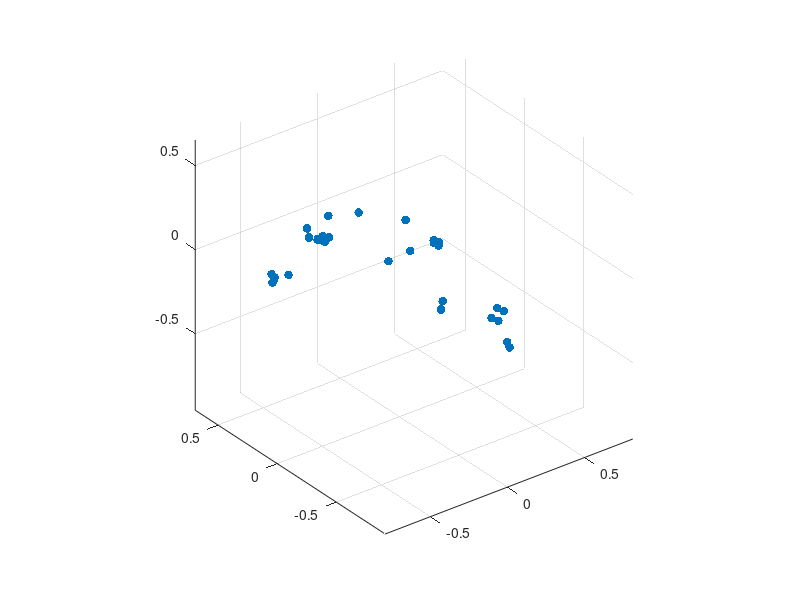

This figure's MATLAB source:
a = [[0.005405114963650703, -0.6565371751785278, -0.1181100532412529];
[0.012633450329303741, -0.6933578252792358, -0.10183626413345337];
[0.012954765930771828, -0.6935158967971802, -0.10138823091983795];
[0.012692376971244812, -0.6941030621528625, -0.10127247124910355];
[-0.01878492720425129, -0.6882308721542358, -0.10132720321416855];
[-0.018575631082057953, -0.6894185543060303, -0.10185480117797852];
[-0.018865268677473068, -0.6904478669166565, -0.10119234025478363];
[0.061423011124134064, -0.6780129671096802, 0.009084709919989109];
[-0.08254823088645935, -0.6659315228462219, -0.0076512061059474945];
[0.026110367849469185, -0.6311733722686768, -0.07844534516334534];
[-0.01519872061908245, -0.6257829070091248, -0.0825040191411972];
[0.15367496013641357, -0.4828774034976959, 0.05700196698307991];
[-0.1539396047592163, -0.4960969388484955, 0.04513099789619446];
[0.1801896095275879, -0.2867940366268158, -0.05270351842045784];
[-0.1980198323726654, -0.24006354808807373, 0.06474225968122482];
[0.16347633302211761, -0.40434280037879944, -0.24603815376758575];
[-0.20110993087291718, -0.0178336463868618, -0.0007268462795764208];
[0.14531642198562622, -0.41269800066947937, -0.2857394516468048];
[-0.20036809146404266, 0.06760849058628082, -0.0059210616163909435];
[0.14575520157814026, -0.44187286496162415, -0.28506579995155334];
[-0.18750692903995514, 0.07331662625074387, -0.03982870653271675];
[0.157986119389534, -0.4195229411125183, -0.24949075281620026];
[-0.18744221329689026, 0.0020234850235283375, -0.013073490001261234];
[0.10793159902095795, 0.0006096626166254282, 0.008790523745119572];
[-0.10851960629224777, -0.0011125588789582253, -0.007870239205658436];
[0.10642068088054657, 0.41066280007362366, -0.0023344361688941717];
[-0.08880524337291718, 0.38762080669403076, 0.008158110082149506];
[0.1299571394920349, 0.7480248212814331, 0.13621269166469574];
[-0.07349086552858353, 0.7399576902389526, 0.1413465440273285];
[0.13693124055862427, 0.7915037870407104, 0.14193063974380493];
[-0.07498814910650253, 0.7851973176002502, 0.14631031453609467];
[0.16950303316116333, 0.8419463634490967, 0.023237785324454308];
[-0.11283198744058609, 0.8359782099723816, 0.027223022654652596];
];

b = [[0.49018964171409607, 0.3260378837585449, -0.7140575647354126];
[0.514420211315155, 0.24110113084316254, -0.6882784366607666];
[0.5322332382202148, 0.24068428575992584, -0.6880480647087097];
[0.5481083989143372, 0.2407606840133667, -0.6881806254386902];
[0.4627453088760376, 0.2395324409008026, -0.6809899806976318];
[0.44563210010528564, 0.23712079226970673, -0.6804661154747009];
[0.4312863349914551, 0.23580780625343323, -0.6804153323173523];
[0.5763418674468994, 0.25625893473625183, -0.43496617674827576];
[0.4079214036464691, 0.25645676255226135, -0.3853771984577179];
[0.5233506560325623, 0.40892261266708374, -0.6139442920684814];
[0.45758432149887085, 0.40941429138183594, -0.5995973348617554];
[0.6928777098655701, 0.5993508696556091, -0.2573014497756958];
[0.30601292848587036, 0.6214977502822876, -0.27692320942878723];
[0.8462845087051392, 0.9526861310005188, -0.2078288346529007];
[0.23845835030078888, 0.9988351464271545, -0.25560635328292847];
[0.9492524862289429, 1.4099328517913818, -0.3800913989543915];
[0.1897180825471878, 1.5030487775802612, -0.6291137337684631];
[0.9951667785644531, 1.5061053037643433, -0.4551526606082916];
[0.15464100241661072, 1.6351932287216187, -0.7295419573783875];
[0.9562723636627197, 1.507582664489746, -0.5192745327949524];
[0.19669963419437408, 1.6261597871780396, -0.8167199492454529];
[0.9255943298339844, 1.4831233024597168, -0.42034777998924255];
[0.22204828262329102, 1.5819029808044434, -0.6837718486785889];
[0.6283674240112305, 1.5135313272476196, -0.04134731367230415];
[0.3751438558101654, 1.516412377357483, 0.04553819075226784];
[0.6233614683151245, 2.256624698638916, 0.04282989725470543];
[0.3875463306903839, 2.262908935546875, 0.11399536579847336];
[0.6255064606666565, 2.9106688499450684, 0.5700775384902954];
[0.3974098563194275, 2.9193198680877686, 0.4556416869163513];
[0.6348187327384949, 3.0064804553985596, 0.5988978147506714];
[0.3968707025051117, 3.018446207046509, 0.47805529832839966];
[0.5855211615562439, 3.1234278678894043, 0.16840846836566925];
[0.42905136942863464, 3.134364128112793, -0.014624321833252907];
];

c = [[-0.021178102120757103, -0.5993404388427734, -0.18105928599834442];
[-0.010755164548754692, -0.6341207027435303, -0.16822460293769836];
[-0.011413397267460823, -0.634146511554718, -0.16979527473449707];
[-0.010925236158072948, -0.6343641877174377, -0.16801604628562927];
[-0.04415980726480484, -0.6340394020080566, -0.17649489641189575];
[-0.04194694384932518, -0.635342001914978, -0.176700159907341];
[-0.04225316643714905, -0.6342962384223938, -0.17305734753608704];
[0.02091432735323906, -0.628218412399292, -0.05519668012857437];
[-0.11837291717529297, -0.6262869834899902, -0.08066615462303162];
[-0.015391316264867783, -0.5752297043800354, -0.14651519060134888];
[-0.05512615665793419, -0.573589563369751, -0.15314549207687378];
[0.09992889314889908, -0.4742969572544098, 0.0063454629853367805];
[-0.22563333809375763, -0.46977898478507996, -0.024736039340496063];
[0.2603617012500763, -0.28670018911361694, -0.007860313169658184];
[-0.3800305426120758, -0.4421904385089874, -0.17970003187656403];
[0.3764186501502991, -0.19992418587207794, -0.12883152067661285];
[-0.33616387844085693, -0.6242640614509583, -0.31152188777923584];
[0.39914727210998535, -0.18375825881958008, -0.1418164074420929];
[-0.3156675398349762, -0.6615004539489746, -0.3489229679107666];
[0.4005415737628937, -0.19112209975719452, -0.16594040393829346];
[-0.2974076569080353, -0.6928184628486633, -0.320382297039032];
[0.3740314543247223, -0.19615526497364044, -0.14268167316913605];
[-0.3195032477378845, -0.6380831599235535, -0.30584579706192017];
[0.09265345335006714, -0.029458705335855484, -0.015116182155907154];
[-0.09323450922966003, 0.028938934206962585, 0.015564929693937302];
[0.08165103942155838, 0.24535833299160004, -0.2332117110490799];
[-0.03430661931633949, 0.41095009446144104, -0.06768740713596344];
[0.12644506990909576, 0.6138563752174377, -0.13144275546073914];
[0.02594663016498089, 0.7931663393974304, 0.04457046464085579];
[0.1343780755996704, 0.6616214513778687, -0.12810322642326355];
[0.03241751715540886, 0.8394345045089722, 0.046420518308877945];
[0.15125171840190887, 0.7342984080314636, -0.25888317823410034];
[-0.0011798227205872536, 0.9133555293083191, -0.0918654128909111];
];


size(c)
% scatter(a(:,1)*18/14, -a(:,2), 40, "green", "filled")
% figure
% scatter3(a(:,1)*18/14, a(:,2)*1, a(:,3), 40, "blue", 'filled')
scatter3(c(:,1), -c(:,2), c(:,3), 40, "green", "filled")
axis equal